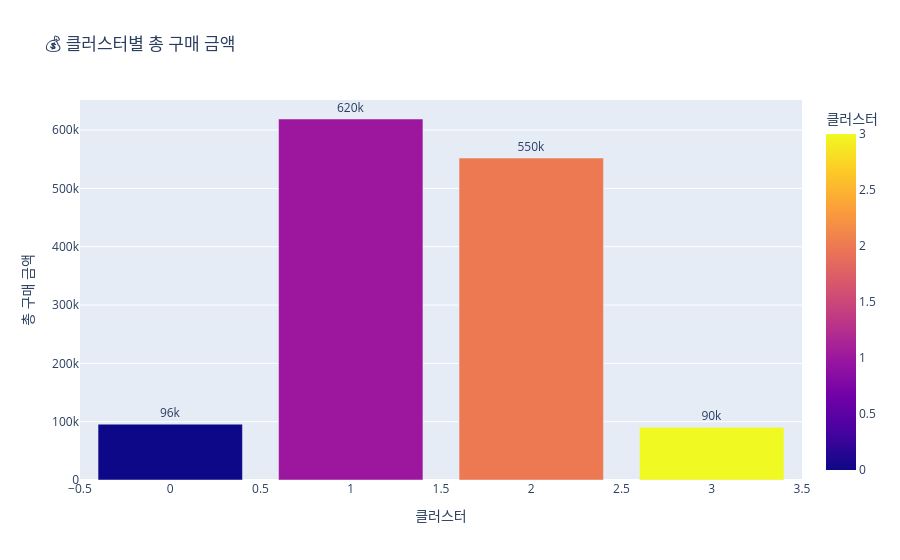

Notebook code cell kept with this figure:
### Markdown cell above
#### 4-2. segment 별 총 구매액 및 Recency

### Code cell
# Segment별 총 Monetary 합계
monetary_by_segment = df_rfm.groupby('Segment')['Monetary'].sum().reset_index()

# 시각화
fig = px.bar(monetary_by_segment,
             x='Segment',
             y='Monetary',
             text='Monetary',
             title='💰 클러스터별 총 구매 금액',
             labels={'Segment': '클러스터', 'Monetary': '총 구매 금액'},
             color='Segment')
fig.update_traces(texttemplate='%{text:.2s}', textposition='outside')
fig.update_layout(showlegend=False)
fig.show()

### Figure 1 — Plotly figure (JSON) as saved in the notebook; plotly's stock layout.template omitted (floating-point values rounded to 4 significant figures)
{"data": [{"alignmentgroup": "True", "hovertemplate": "클러스터=%{marker.color}<br>총 구매 금액=%{text}<extra></extra>", "legendgroup": "", "marker": {"color": [0, 1, 2, 3], "coloraxis": "coloraxis", "pattern": {"shape": ""}}, "name": "", "offsetgroup": "", "orientation": "v", "showlegend": false, "text": [95720, 619020, 551991, 90257], "textposition": "outside", "texttemplate": "%{text:.2s}", "type": "bar", "x": [0, 1, 2, 3], "xaxis": "x", "y": [95720, 619020, 551991, 90257], "yaxis": "y"}], "layout": {"barmode": "relative", "coloraxis": {"colorbar": {"title": {"text": "클러스터"}}, "colorscale": [[0, "#0d0887"], [0.1111, "#46039f"], [0.2222, "#7201a8"], [0.3333, "#9c179e"], [0.4444, "#bd3786"], [0.5556, "#d8576b"], [0.6667, "#ed7953"], [0.7778, "#fb9f3a"], [0.8889, "#fdca26"], [1, "#f0f921"]]}, "legend": {"tracegroupgap": 0}, "showlegend": false, "title": {"text": "💰 클러스터별 총 구매 금액"}, "xaxis": {"anchor": "y", "domain": [0, 1], "title": {"text": "클러스터"}}, "yaxis": {"anchor": "x", "domain": [0, 1], "title": {"text": "총 구매 금액"}}}}
